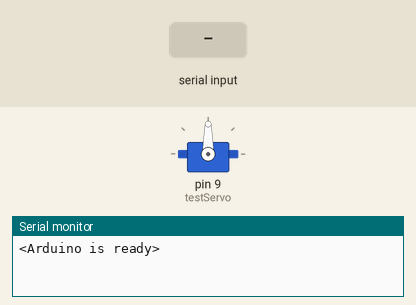
Simulated run of this sketch. Board: Arduino Uno, built with avr-gcc and run on an emulated ATmega328P. On the bench: servo, the last lines printed to the serial monitor. The test bench sets the inputs (shaded band).

Above: at 1.2 s.
1.3 s: "30,150\n" received over Serial
At 2.5 s:
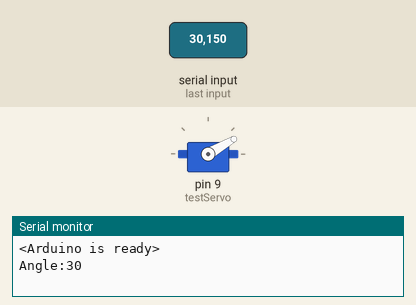
2.8 s: "5\n" received over Serial
At 3.5 s:
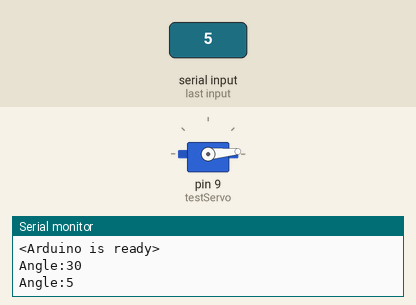
4.3 s: "200\n" received over Serial
At 4.7 s:
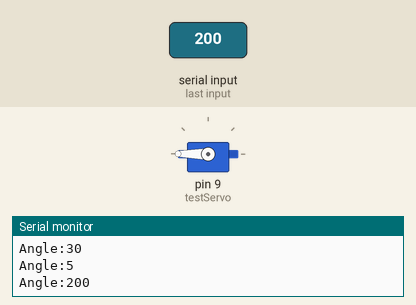
5.8 s: "90,45\n" received over Serial
At 7.1 s:
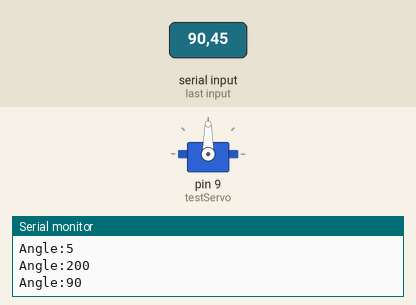
Timing chart, 0 to 8.3 s (numbered marks = the images above; inputs shaded):
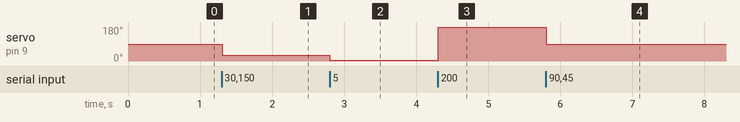

The sketch:

Arduino_Integer_Conversion.ino
```cpp
// Example 2 - Receive with an end-marker
#include <Servo.h>
Servo testServo;
const byte numChars = 32;
String receivedChars;   // an array to store the received data

boolean newData = false;

void setup() {
    Serial.begin(9600);
    Serial.println("<Arduino is ready>");
    testServo.attach(9);
}

void loop() {
    recvWithEndMarker();
    showNewData();
}

void recvWithEndMarker() {
    static byte nextIndex = 0;
    char endMarker = '\n';
    char receivedChar;

    while (Serial.available() > 0 && newData == false) {
        receivedChar = Serial.read();

        if (receivedChar != endMarker) {
            receivedChars+= receivedChar;
            nextIndex++;
            if (nextIndex >= numChars) {
                nextIndex = numChars - 1;
            }
        }
        else {
            //receivedChars[nextIndex] = '\0'; // terminate the string
            nextIndex = 0;
            newData = true;
        }
    }
}

void showNewData() {
    if (newData == true) {
        Serial.print("Angle:");
        int servoAngle = receivedChars.toInt();
        testServo.write(servoAngle);
        delay(15);
        Serial.println(servoAngle);
        receivedChars = "";
        newData = false;
    }
}
```

Measured:
- after the input at 1.3 s, servo on pin 9 (testServo): 90° → 30° at once
- after the input at 2.8 s, servo on pin 9 (testServo): 30° → 5° at once
- after the input at 4.3 s, servo on pin 9 (testServo): 5° → 180° at once
- after the input at 5.8 s, servo on pin 9 (testServo): 180° → 90° at once
